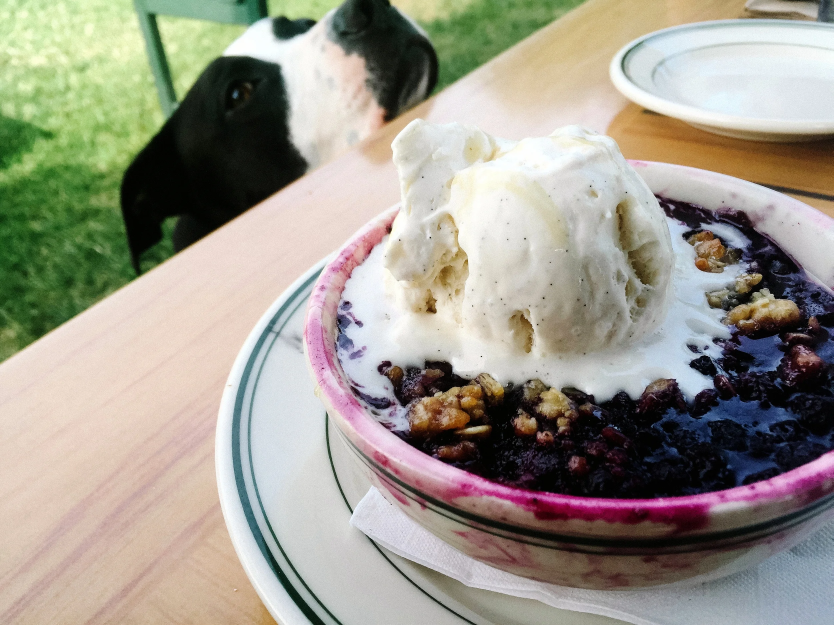
#> input picture images/acadia.jpg, 2500 x 1875 px (shown at 1/3 size)
$ python optimize.py our-story/ian-and-kellyn.jpg
#> lines starting #> are read from the running program, lines starting #| are printed output that depends on the picture
#!/usr/bin/env python3
"""
Image optimization pipeline for theviewfromeverywhere.com.

For each source image, produces a web/ subdirectory containing:
  {stem}.jpg / {stem}.webp          — full-size derivative (900px thumbs, 1600px gallery)
  {stem}-sm.jpg / {stem}-sm.webp   — half-size derivative (480px thumbs, 800px gallery)
  manifest.json                     — {filename: {w, h}} for the full-size derivatives

Usage:
    python3 optimize.py            # skip files that already exist
    python3 optimize.py --force    # reprocess everything

Requirements:
    pip install Pillow
    brew install webp              # macOS; Linux: apt install webp
"""

import json
import os
import subprocess
import sys
from pathlib import Path
from PIL import Image

# ---------- config ----------------------------------------------------------

THUMB_FULL   = 900     # homepage thumbnail, full width
THUMB_HALF   = 480     # homepage thumbnail, small/half width
GALLERY_FULL = 1600    # gallery image, full width
GALLERY_HALF = 800     # gallery image, small/half width

JPEG_QUALITY = 82
WEBP_QUALITY = 85

FORCE = '--force' in sys.argv


# ---------- helpers ---------------------------------------------------------

def ensure_dir(p: Path):
    p.mkdir(parents=True, exist_ok=True)


def needs_work(*paths, force=False):
    return force or not all(Path(p).exists() for p in paths)


def resize_jpeg(src: Path, out: Path, max_px: int) -> tuple[int, int]:
    """Resize src to max_px longest side, save as progressive JPEG. Returns (w, h)."""
#> called with max_px = 900
    with Image.open(src) as im:
#> im is the input picture: PIL image 2500x1875 RGB; mean R, G, B 157.1, 153.2, 140.9
        im = im.convert('RGB')
        w, h = im.size
#> w = 2500; h = 1875
        if max(w, h) > max_px:
            if w >= h:
                w, h = max_px, round(h * max_px / w)
#> w = 900; h = 675
            else:
                w, h = round(w * max_px / h), max_px
            im = im.resize((w, h), Image.LANCZOS)
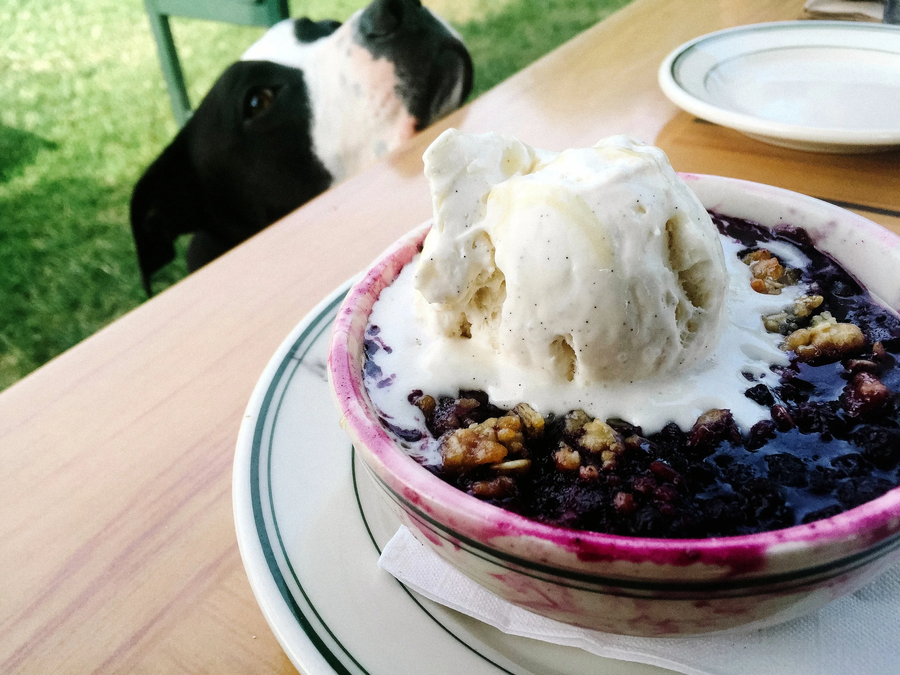
#> im: PIL image 900x675 RGB; mean R, G, B 157.1, 153.2, 140.9
        ensure_dir(out.parent)
        im.save(out, 'JPEG', quality=JPEG_QUALITY, optimize=True, progressive=True)
    return w, h


def jpeg_to_webp(jpg: Path, webp: Path):
    """Convert a JPEG to WebP using cwebp; fall back to Pillow."""
    result = subprocess.run(
        ['cwebp', '-q', str(WEBP_QUALITY), '-quiet', str(jpg), '-o', str(webp)],
        capture_output=True
    )
    if result.returncode != 0:
        with Image.open(jpg) as im:
            im.save(webp, 'WEBP', quality=WEBP_QUALITY)


def process_image(src: Path, web_dir: Path, full_px: int, half_px: int, force=False):
    """
    Produce four derivatives from src in web_dir:
      {stem}.jpg, {stem}.webp, {stem}-sm.jpg, {stem}-sm.webp
    Returns (stem, full_width, full_height) or None if skipped.
    """
    stem = src.stem
    full_jpg  = web_dir / f'{stem}.jpg'
    full_webp = web_dir / f'{stem}.webp'
    half_jpg  = web_dir / f'{stem}-sm.jpg'
    half_webp = web_dir / f'{stem}-sm.webp'

    if not needs_work(full_jpg, full_webp, half_jpg, half_webp, force=force):
        return None  # already up-to-date

    ensure_dir(web_dir)

    # Full size
    fw, fh = resize_jpeg(src, full_jpg, full_px)
#> fw = 900; fh = 675
    jpeg_to_webp(full_jpg, full_webp)
#> (the call stopped at in jpeg_to_webp, `result = subprocess.run( ['cwebp', '-q', str(WEBP_QUALITY), '-quiet', ..`: subprocess is not available in this run)

    # Half size
    resize_jpeg(src, half_jpg, half_px)
    jpeg_to_webp(half_jpg, half_webp)
#> (the call stopped at in jpeg_to_webp, `result = subprocess.run( ['cwebp', '-q', str(WEBP_QUALITY), '-quiet', ..`: subprocess is not available in this run)

    orig_kb = src.stat().st_size // 1024
    full_kb = full_jpg.stat().st_size // 1024
    half_kb = half_jpg.stat().st_size // 1024
    print(f'    {stem}: {orig_kb}KB → {full_px}px/{full_kb}KB + {half_px}px/{half_kb}KB')
    return stem, fw, fh


def process_dir(src_dir: Path, web_dir: Path, full_px: int, half_px: int):
    """Process all images in src_dir (not the web/ subdir itself)."""
    sources = sorted(
        p for p in src_dir.iterdir()
        if p.suffix.lower() in ('.jpg', '.jpeg', '.png')
        and p.parent.name != 'web'
    )
    if not sources:
        return {}

    manifest = {}
    # Load existing manifest so skipped files still appear
    manifest_path = web_dir / 'manifest.json'
    if manifest_path.exists():
        with open(manifest_path) as f:
            manifest = json.load(f)

    processed = skipped = 0
    for src in sources:
        result = process_image(src, web_dir, full_px, half_px, force=FORCE)
#> result = ('acadia', 900, 675)
        if result is None:
            skipped += 1
            # Ensure existing entries stay in manifest (already loaded above)
        else:
            stem, fw, fh = result
#> stem = 'acadia'; fw = 900; fh = 675
            manifest[stem] = {'w': fw, 'h': fh}
            processed += 1
#> pass 2 of the loop in process_dir, `for src in sources:`:
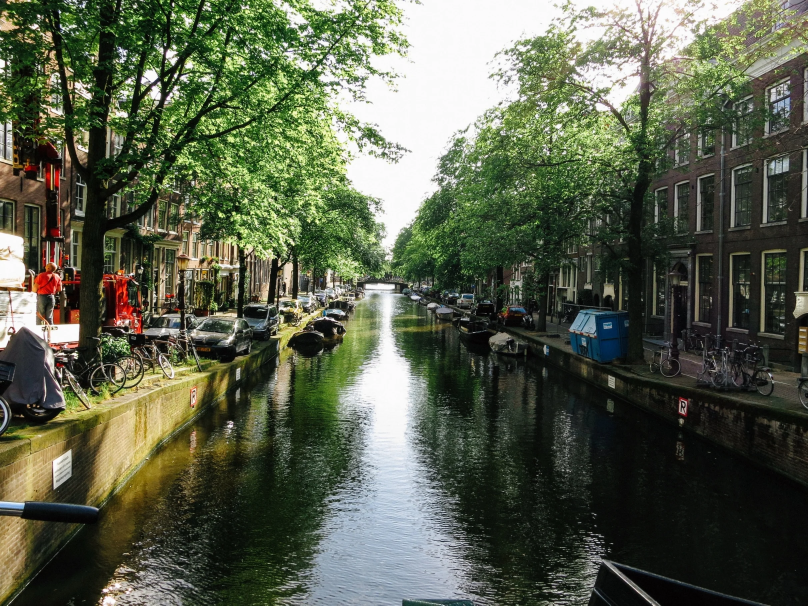
#> input picture images/amsterdam.jpg, 2424 x 1817 px (shown at 1/3 size)
#> in resize_jpeg, im is the input picture: PIL image 2424x1817 RGB; mean R, G, B 89.1, 95.6, 75.7
#> in resize_jpeg (call 3), `im = im.resize((w, h), Image.LANCZOS)`:
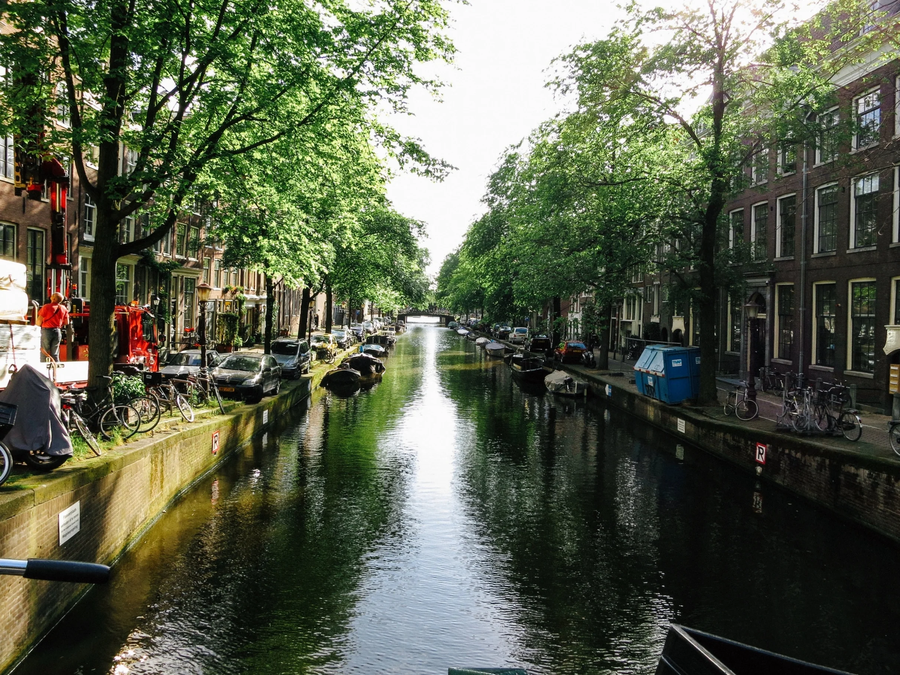
#> im: PIL image 900x675 RGB; mean R, G, B 89.1, 95.6, 75.7
#> in resize_jpeg (call 4), `im = im.resize((w, h), Image.LANCZOS)`:
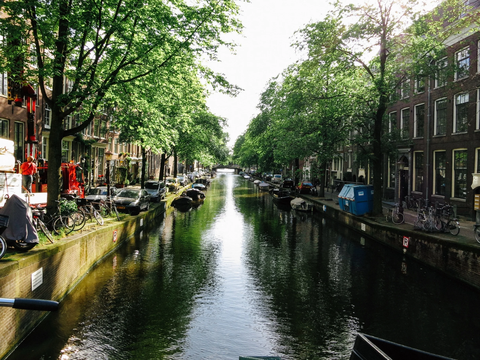
#> im: PIL image 480x360 RGB; mean R, G, B 89.1, 95.6, 75.7
#> pass 3 of the loop in process_dir, `for src in sources:`:
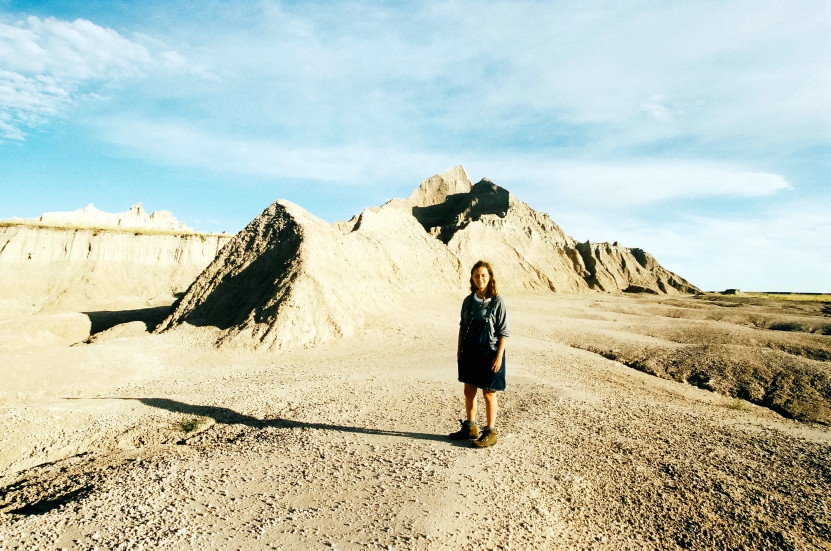
#> input picture images/badlands.jpg, 2491 x 1651 px (shown at 1/3 size)
#> in resize_jpeg, im is the input picture: PIL image 2491x1651 RGB; mean R, G, B 191.7, 198.1, 181.5
#> in resize_jpeg (call 5), `im = im.resize((w, h), Image.LANCZOS)`:
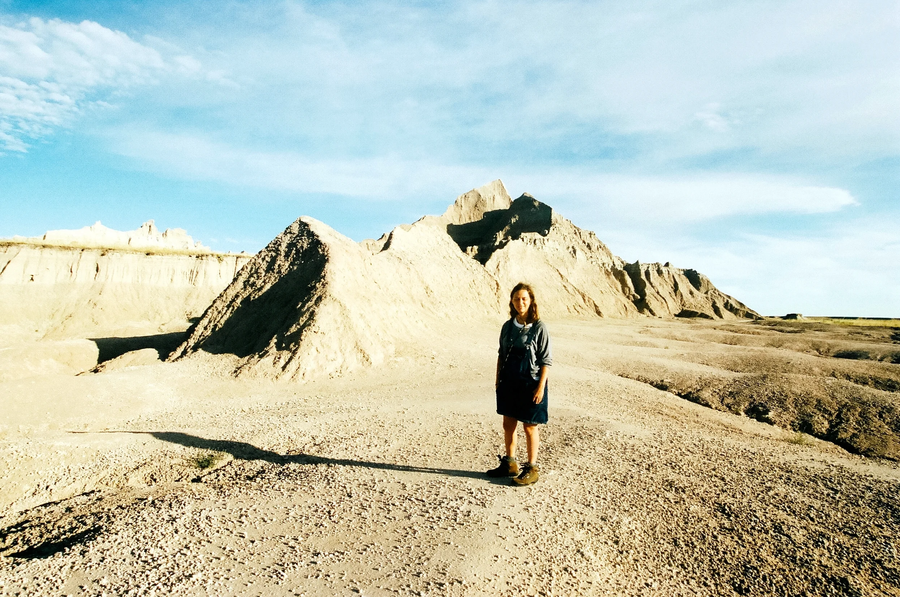
#> im: PIL image 900x597 RGB; mean R, G, B 191.6, 198.2, 181.6
#> in resize_jpeg (call 6), `im = im.resize((w, h), Image.LANCZOS)`:
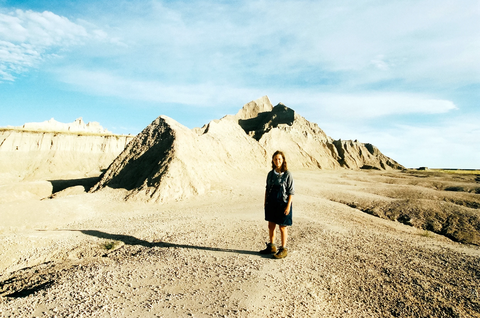
#> im: PIL image 480x318 RGB; mean R, G, B 191.6, 198.2, 181.6

    with open(manifest_path, 'w') as f:
        json.dump(manifest, f)

    return manifest, processed, skipped


# ---------- main ------------------------------------------------------------

def main():
    base = Path(__file__).parent

    # Homepage thumbnails
    thumb_src = base / 'images'
    thumb_web = base / 'images' / 'web'
    print('Homepage thumbnails:')
    result = process_dir(thumb_src, thumb_web, THUMB_FULL, THUMB_HALF)
    if result:
        _, done, skip = result
#> done = 3; skip = 0
        print(f'  {done} processed, {skip} skipped\n')
#|   3 processed, 0 skipped
    else:
        print('  nothing to do\n')

    # Our Story photo
    story_src  = base / 'our-story' / 'ian-and-kellyn.jpg'
    story_out  = base / 'our-story' / 'ian-and-kellyn.webp'
    if story_src.exists() and needs_work(story_out, force=FORCE):
        print('Our Story photo:')
        # Resize source in-place (max 1200px) then make WebP
        fw, fh = resize_jpeg(story_src, story_src, 1200)
        jpeg_to_webp(story_src, story_out)
        print(f'  resized to {fw}×{fh}, webp created\n')

    # Gallery images per post
    blog_dir = base / 'blog'
    total_done = total_skip = 0
#> (the run stopped early here; a loop or call above may not have finished)
